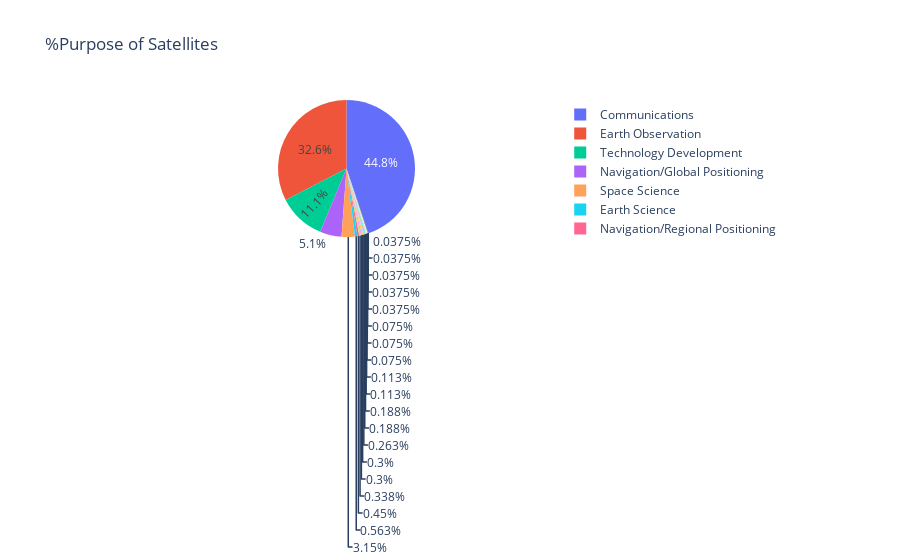

The notebook cell saved with this chart:
### Markdown cell above
# 3. Purpose of Satellites
This graph plots the purpose of the satellites in form of a Pie Graph. 

About 45% of satellites are for Communication purposes, followed by Earth Observations including weather monitoring.

### Code cell
fig = px.pie(data, values='Number of Satellite', names='Purpose',  title='%Purpose of Satellites')
fig.show()

### Figure 1 — Plotly figure (JSON) as saved in the notebook; plotly's stock layout.template omitted (floating-point values rounded to 4 significant figures; data arrays with more than 128 entries replaced by an {"elided": "..."} marker saying what was removed)
{"data": [{"domain": {"x": [0, 1], "y": [0, 1]}, "hovertemplate": "Purpose=%{label}<br>Number of Satellite=%{value}<extra></extra>", "labels": {"elided": "2666 str values"}, "legendgroup": "", "name": "", "showlegend": true, "type": "pie", "values": {"elided": "2666 int values"}}], "layout": {"legend": {"tracegroupgap": 0}, "title": {"text": "%Purpose of Satellites"}}}
